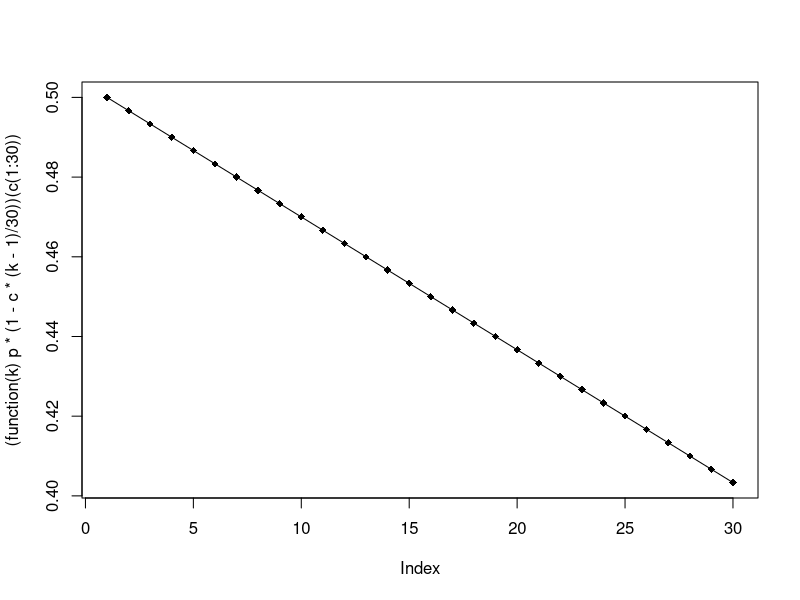
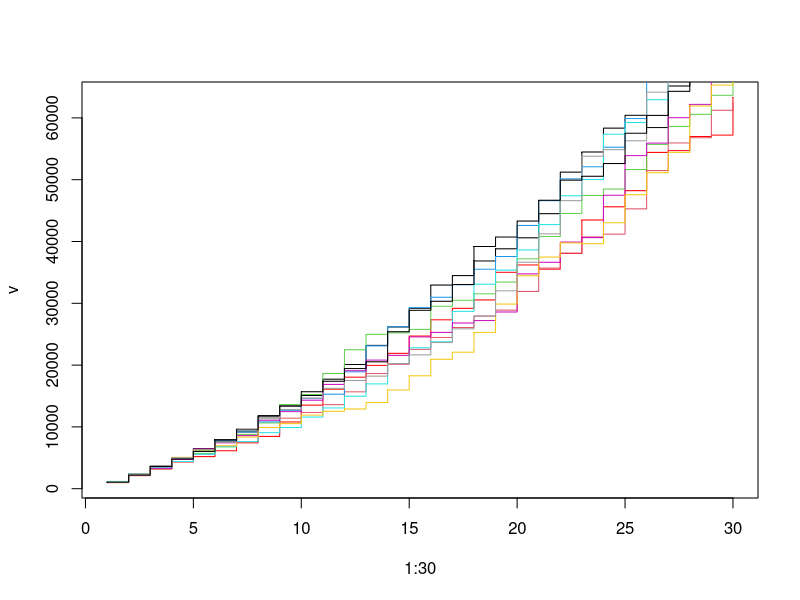
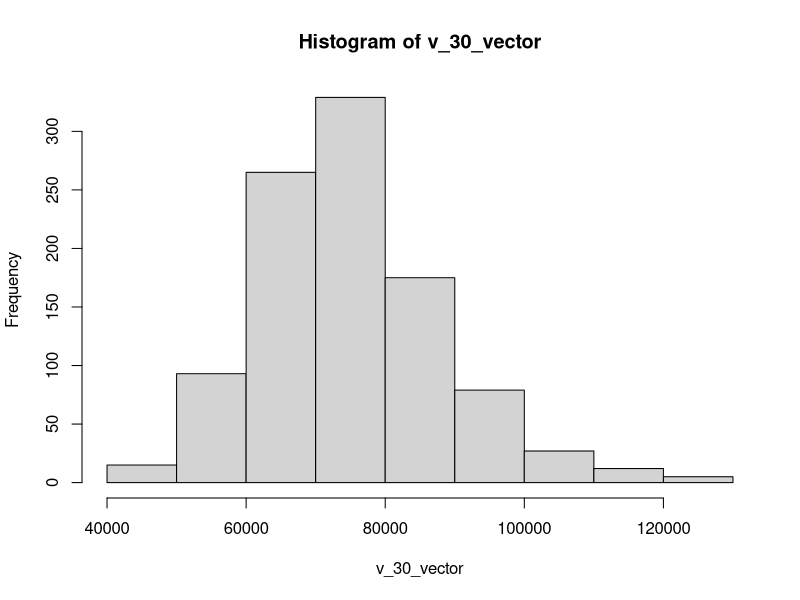
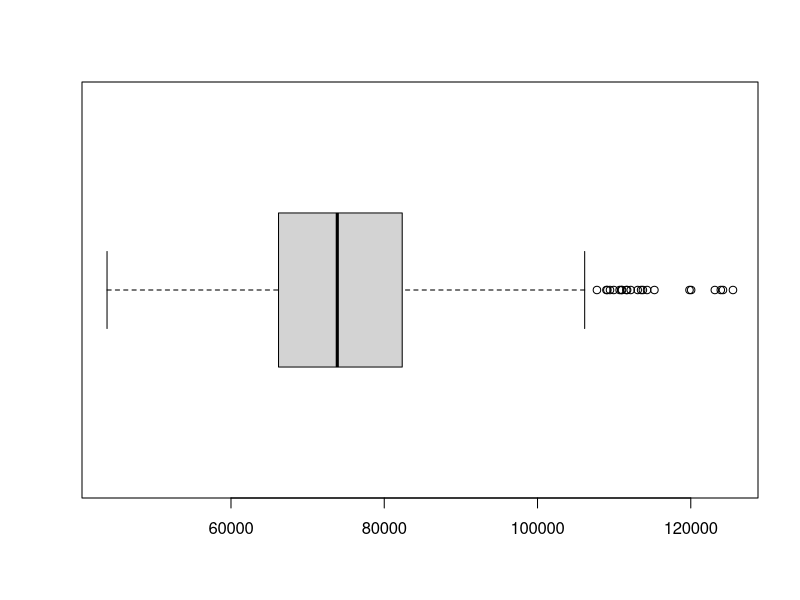
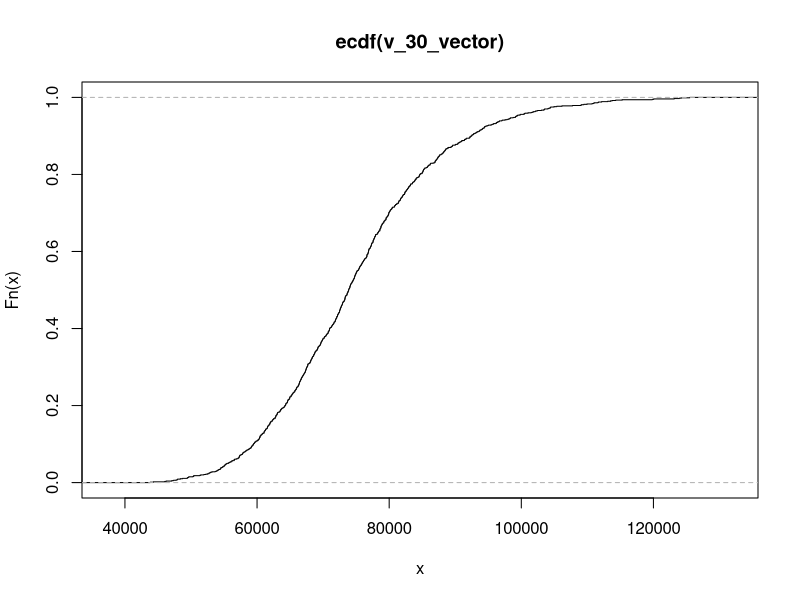
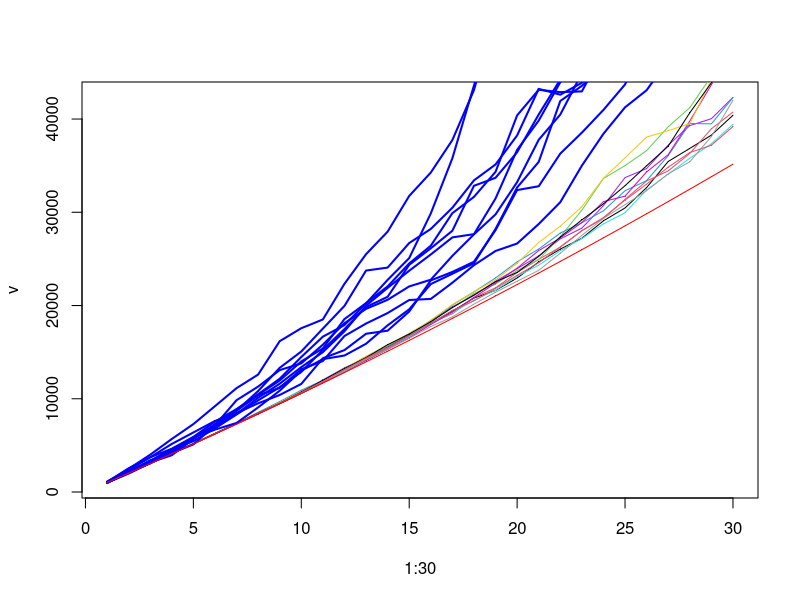
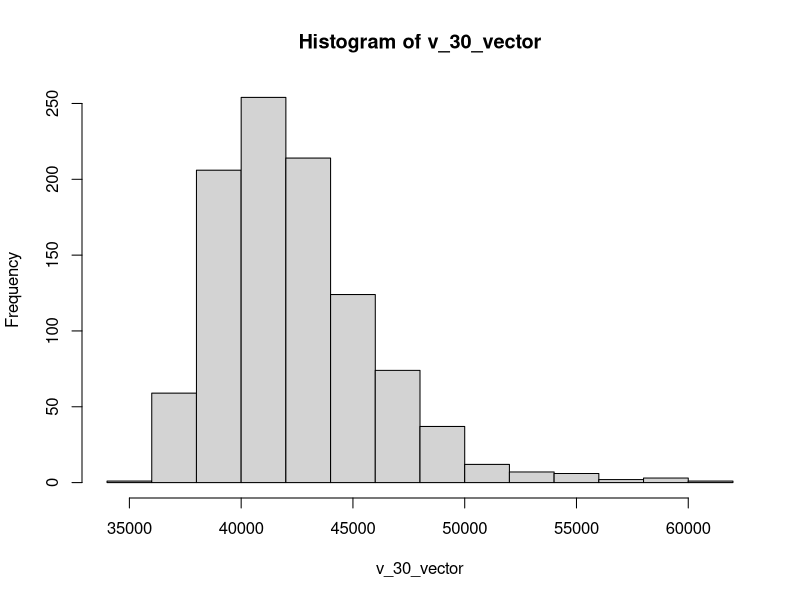
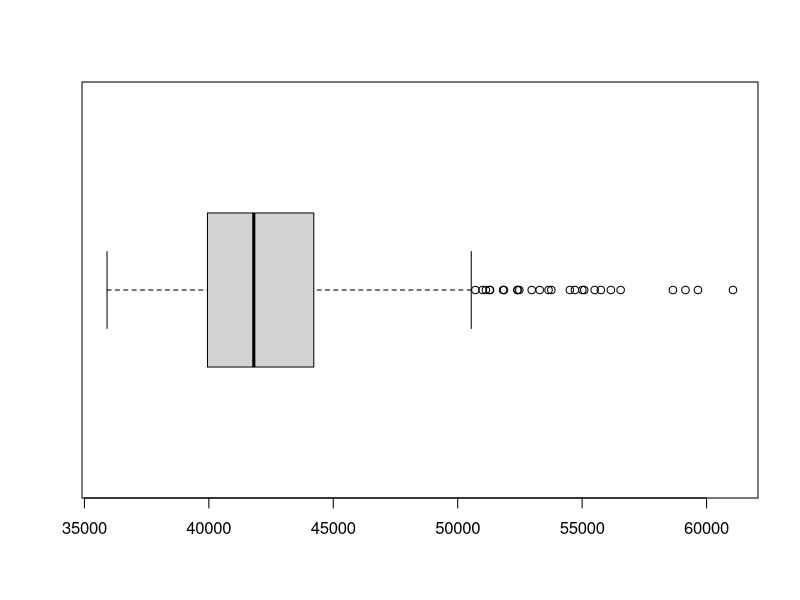

Write R code to recreate these figures, in order.
## ---- chunk 1

## ---- chunk 2
portfolio_return <- function(mu,sigma,p,c,r,n=30){
  z <- rnorm(n)
  v <- 0*c(1:n)
  
  risky_investment = p*1000
  riskfree_investment = 1000 - risky_investment
  
  v[1] = risky_investment * exp(mu+sigma*z[1]) + riskfree_investment * exp(r)
  
  for(k in 2:n){
    risky_investment = p * (1 - c*(k-1)/30) * (v[k-1] + 1000)
    riskfree_investment = (v[k-1] + 1000) - risky_investment
    
    v[k] = risky_investment * exp(mu+sigma*z[k]) + riskfree_investment * exp(r)
  }
  return (v)
}
## ---- chunk 3
fraction <- function(p,c,k){
  f = p*(1-c*(k-1)/30)
  return (f)}
p = 0.5
c = 0.2
plot( ( function(k) p*(1-c*(k-1)/30)) ( c(1:30) ) , pch=18)
lines(( function(k) p*(1-c*(k-1)/30)) ( c(1:30) ))

## ---- chunk 4
# Initialization
# n = 30

mu = 0.1
sigma = 0.1
r = 0.01
## ---- chunk 5
#baseline
v <- portfolio_return(mu,sigma,p,c,r)
plot(1:30,v, col = 'red', pch='.')
lines(1:30,v, col = 'red',type="s")

#five differents portofolio returns
for (i in 1:9){
  v <- portfolio_return(mu,sigma,p,c,r)
  points(1:30, v, col = i, pch='.')
  lines(1:30, v, col = i, type="s")
}
## ---- chunk 6
number_of_simulations = 1000
v_30_vector = 0*c(1:number_of_simulations) #matrix(ncol = number_of_simulations, nrow = 30)

#v_table = data.frame(Years = c(1:30))
#v_vector <- portfolio_return(mu,sigma,p,c,r)
#name <- paste("v(", 1,")",sep="") 
#df$name <- v_vector

for (j in 1:number_of_simulations){
  v_vector <- portfolio_return(mu,sigma,p,c,r)
  #name <- paste("v(", j,")",sep="") 
  #df$name <- v_vector
  v_30_vector[j] = v_vector[30]
}

hist(v_30_vector)
boxplot(v_30_vector,horizontal=TRUE,axes=TRUE,outline=TRUE)
Fn = ecdf(v_30_vector)
plot(Fn)
## ---- chunk 7
expected_value = mean(v_30_vector)
expected_value

# fit gamma distr -> obtain fitted (alpha, beta) -> compute approximate expectation value E = alpha/beta
## ---- chunk 8
r_bar = 0.005
if( r_bar >= r) stop('risk-free rate is lower than the zero-coupon rate')

#G-vector
garanteed_return = c(1:30)
garanteed_return[1] = 1000 * exp(r_bar)
for(k in 2:30){
  garanteed_return[k] = garanteed_return[k-1] + 1000 * exp(k*r_bar)
}

#function for TradLiv
tradLiv_return <- function(mu,sigma,r, n = 30){
  z <- rnorm(n)
  v <- 0*c(1:n)
  
  riskfree_investment = garanteed_return[1] * exp(-r)
  risky_investment = 1000 - riskfree_investment
  
  v[1] = risky_investment * exp(mu+sigma*z[1]) + riskfree_investment * exp(r)
  
  for(k in 2:n){
    riskfree_investment = garanteed_return[k] * exp(-r)
    risky_investment = v[k-1] + 1000 - riskfree_investment
    
    if (risky_investment < 0) stop('Help were shortselling on the portfolio')
    
    v[k] = risky_investment * exp(mu+sigma*z[k]) + riskfree_investment * exp(r)
  }
  return (v)
}
## ---- chunk 9
v <- tradLiv_return(mu,sigma,r)
plot(1:30, v, col = 'purple', pch = '.')
lines(1:30,v, col = 'purple')

for (i in 1:10){
  v <- tradLiv_return(mu,sigma,r)
  points(1:30, v, col = i, pch = '.')
  lines(1:30,v, col = i)
}

for(i in 1:10){
v <- portfolio_return(mu,sigma,p,c,r)
points(1:30,v, col = 'blue',pch='.')
lines(1:30,v, col = 'blue', lwd =2)
}

v <- portfolio_return(mu,sigma,0,c,r)
points(1:30, v, col = 'red', pch = '.')
lines(1:30,v, col = 'red')
## ---- chunk 10
number_of_simulations = 1000
v_30_vector = 0*c(1:number_of_simulations)

for (j in 1:number_of_simulations){
  v_vector <- tradLiv_return(mu,sigma,r)
  v_30_vector[j] = v_vector[30]
}

hist(v_30_vector)
boxplot(v_30_vector,horizontal=TRUE,axes=TRUE,outline=TRUE)
Fn = ecdf(v_30_vector)
plot(Fn)
## ---- chunk 11
alpha = 2

cppi_return <- function(mu,sigma,r,alpha, n=30){
  z <- rnorm(n)
  v <- 0*c(1:n)
  
  risky_investment = alpha * (1000 - garanteed_return[1] * exp(-r))
  riskfree_investment = 1000 - risky_investment
  
  v[1] = risky_investment * exp(mu+sigma*z[1]) + riskfree_investment * exp(r)
  
  for(k in 2:n){
    risky_investment = alpha * (v[k-1] + 1000 - garanteed_return[k] * exp(-r))
    riskfree_investment = v[k-1] + 1000 - risky_investment
    
    v[k] = risky_investment * exp(mu+sigma*z[k]) + riskfree_investment * exp(r)
  }
  return (v)
}
## ---- chunk 12
#vector_v = 0*c(1:1000)
#for (i in 1:1000){
#  v <- cppi_return(mu,sigma,r,alpha)
#  vector_v[i] = v[30]
#}
#print(mean(vector_v))
#print(sd(vector_v))

v <- cppi_return(mu,sigma,r,alpha)
plot(1:30, v, col = 'green', pch = '.', ylim=c(0,120000))#, log="x")#, xlim = c(25,30), ylim=c(4000,50000+100000))
lines(1:30,v, col = 'green')

for (i in 1:10){
  v <- cppi_return(mu,sigma,r,alpha)
  points(1:30, v, col = 'green', pch = '.')
  lines(1:30,v, col = 'green')
}

for (i in 1:10){
  v <- tradLiv_return(mu,sigma,r)
  points(1:30, v, col = 'red', pch = '.')
  lines(1:30,v, col = 'red')
}

for (i in 1:10){
v <- portfolio_return(mu,sigma,p,c,r)
points(1:30,v, col = 'blue',pch='.')
lines(1:30,v, col = 'blue', lwd = 1)
}

v <- portfolio_return(mu,sigma,0,c,r)
points(1:30, v, col = 'purple', pch = '.')
lines(1:30,v, col = 'purple')
## ---- chunk 13
vector_of_returns = c(1:number_of_simulations)
for (i in 1:number_of_simulations){
  vector_of_returns[i] = cppi_return(mu,sigma,r,alpha)[30] #n=30
}

hist(vector_of_returns)
#P = ecdf(vector_of_returns)
#plot(P)

## ---- chunk 14
vector_of_portfolio_returns = c(1:number_of_simulations)
for (i in 1:number_of_simulations){
  vector_of_portfolio_returns[i] = portfolio_return(mu,sigma,p,c,r)[30] #n=30
}
vector_of_tradliv_returns = c(1:number_of_simulations)
for (i in 1:number_of_simulations){
  vector_of_tradliv_returns[i] = tradLiv_return(mu,sigma,r)[30] #n=30
}
vector_of_cppi_returns = c(1:number_of_simulations)
for (i in 1:number_of_simulations){
  vector_of_cppi_returns[i] = cppi_return(mu,sigma,r,alpha)[30] #n=30
}
df = data.frame(
  pf = vector_of_portfolio_returns, tradliv = vector_of_tradliv_returns, cppi = vector_of_cppi_returns
)

#hist(vector_of_portfolio_returns)
#P = ecdf(vector_of_returns)
#plot(P)

## ---- chunk 15
# using package plotrix
#install.packages("plotrix")
require(plotrix)

for (mu in c(0.1,0.2,0.3,0.4,0.5)){
  for(sigma in c(0.1,0.2,0.3,0.4,0.5)) {
    vector_of_portfolio_returns = c(1:number_of_simulations)
for (i in 1:number_of_simulations){
  vector_of_portfolio_returns[i] = portfolio_return(mu,sigma,p,c,r)[30] #n=30
}
vector_of_tradliv_returns = c(1:number_of_simulations)
for (i in 1:number_of_simulations){
  vector_of_tradliv_returns[i] = tradLiv_return(mu,sigma,r)[30] #n=30
}
vector_of_cppi_returns = c(1:number_of_simulations)
for (i in 1:number_of_simulations){
  vector_of_cppi_returns[i] = cppi_return(mu,sigma,r,alpha)[30] #n=30
}
df = data.frame(
  pf = vector_of_portfolio_returns, tradliv = vector_of_tradliv_returns, cppi = vector_of_cppi_returns
)
    multhist(df, freq = TRUE)
  }
}
#print(names(df))
